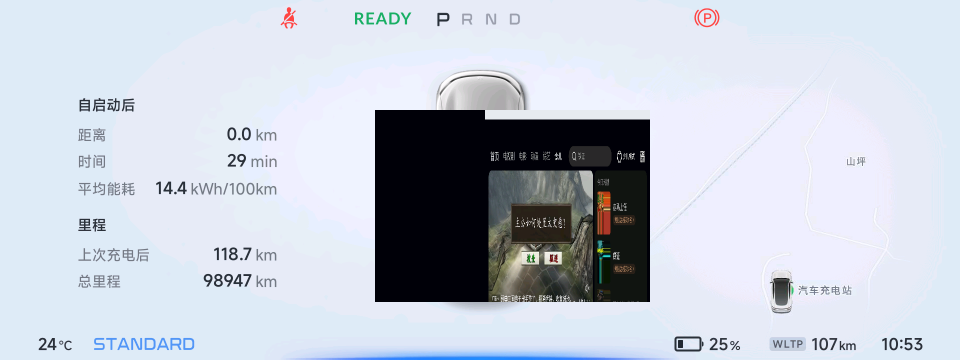
#> input picture shots/dst_1to1.png, 1920 x 720 px (shown at 1/2 size)
$ python mkframe.py ../shots/dst_1to1.png out.png
#> lines starting #> are read from the running program, lines starting #| are printed output that depends on the picture
#!/usr/bin/env python3
"""把一张 1920x568 的 PNG 打成仪表能吃的 ICF1 帧（RGB565 + LZ4 block）。

用于在 CarLife 没连上时单独验证仪表接收通路。
用法: python mkframe.py <in.png> [out.icf]
"""
import struct
import sys

import lz4.block
from PIL import Image

W, H = 1920, 568
FMT_LZ4 = 2


def to565(im):
    px = im.convert("RGB").load()
    out = bytearray(W * H * 2)
    o = 0
    for y in range(H):
        for x in range(W):
            r, g, b = px[x, y]
            v = ((r >> 3) << 11) | ((g >> 2) << 5) | (b >> 3)
            if v == 0:
                v = 1
            out[o] = v & 0xFF
            out[o + 1] = v >> 8
            o += 2
    return bytes(out)


def main():
    src = sys.argv[1]
    dst = sys.argv[2] if len(sys.argv) > 2 else src.rsplit(".", 1)[0] + ".icf"
    im = Image.open(src)
#> im is the input picture: PIL image 1920x720 RGB; mean R, G, B 196.4, 202.4, 213.7
    if im.size != (W, H):
        im = im.resize((W, H), Image.LANCZOS)
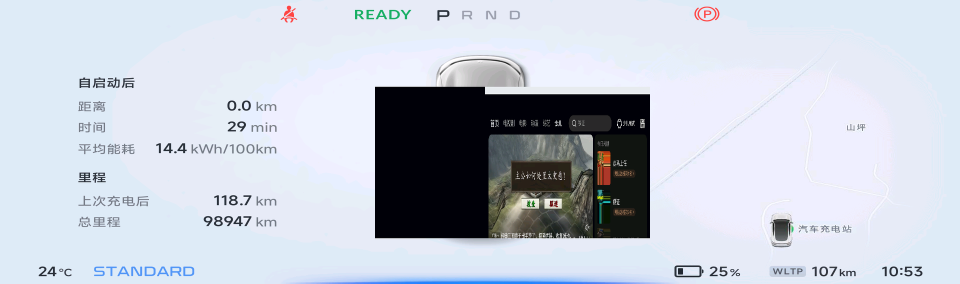
#> im: PIL image 1920x568 RGB (shown at 1/2 size); mean R, G, B 196.4, 202.5, 213.6
    raw = to565(im)
#> after the loop in to565, `for y in range(H):`: o = 2181120
    comp = lz4.block.compress(raw, store_size=False)
    hdr = b"ICF1" + struct.pack("<IIIII", W, H, FMT_LZ4, len(comp), len(raw))
    with open(dst, "wb") as f:
        f.write(hdr + comp)
    print(f"{dst} {W}x{H} raw={len(raw)} comp={len(comp)} total={24+len(comp)}")


if __name__ == "__main__":
    main()
#> (the call stopped at in main, `comp = lz4.block.compress(raw, store_size=False)`: lz4 is not available in this run)
